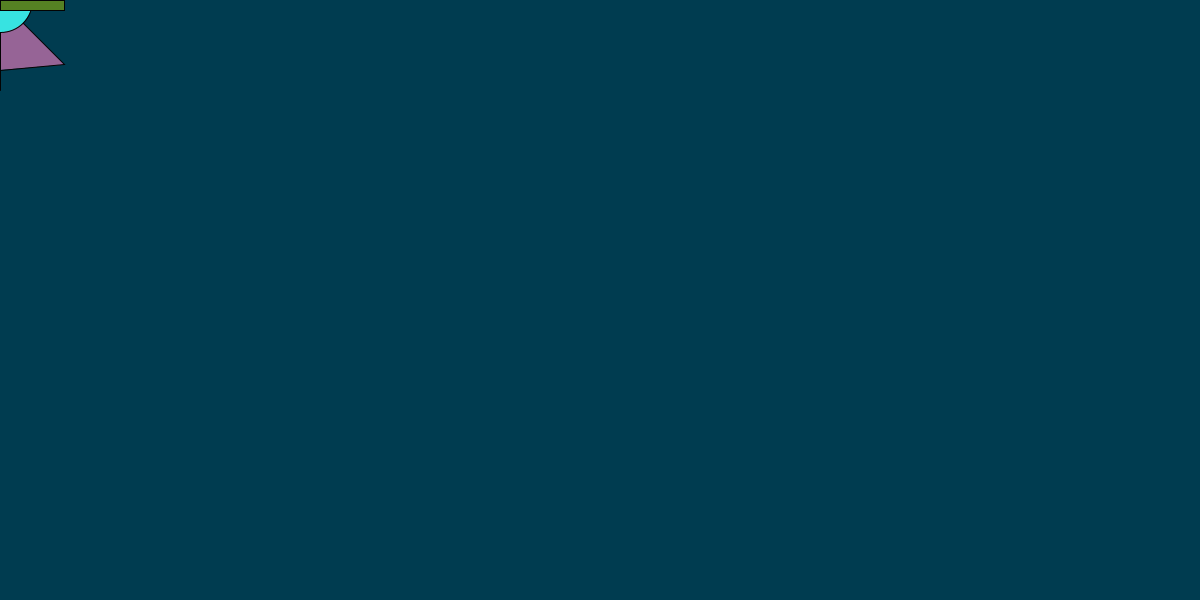
Frame 1 (no input)
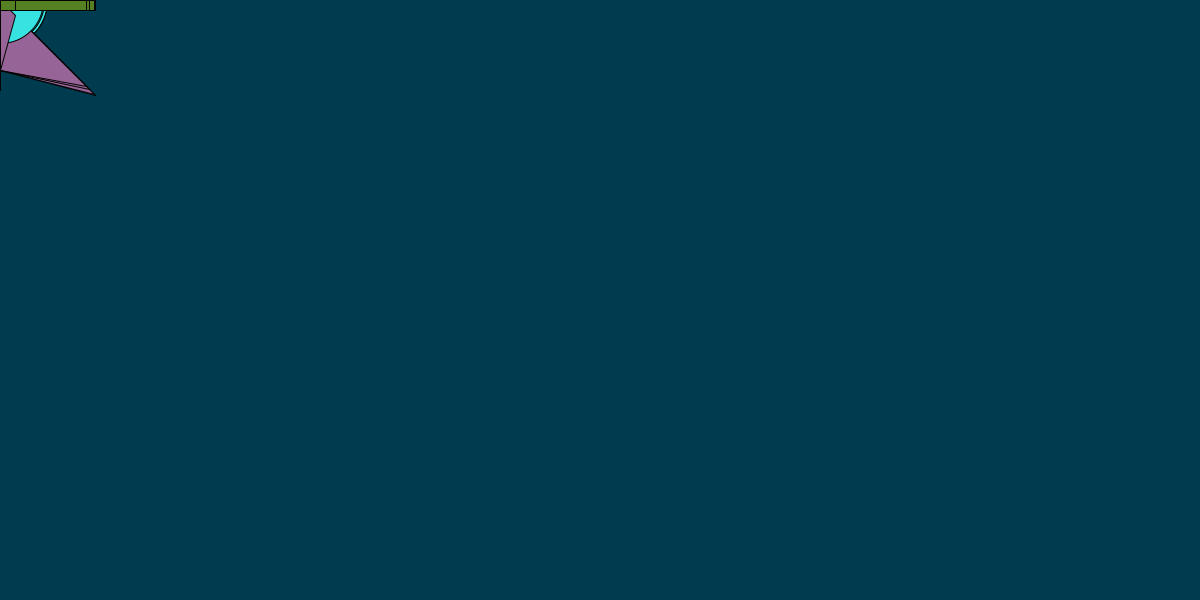
Frame 60 (the mouse pressed at the canvas centre just before this capture)
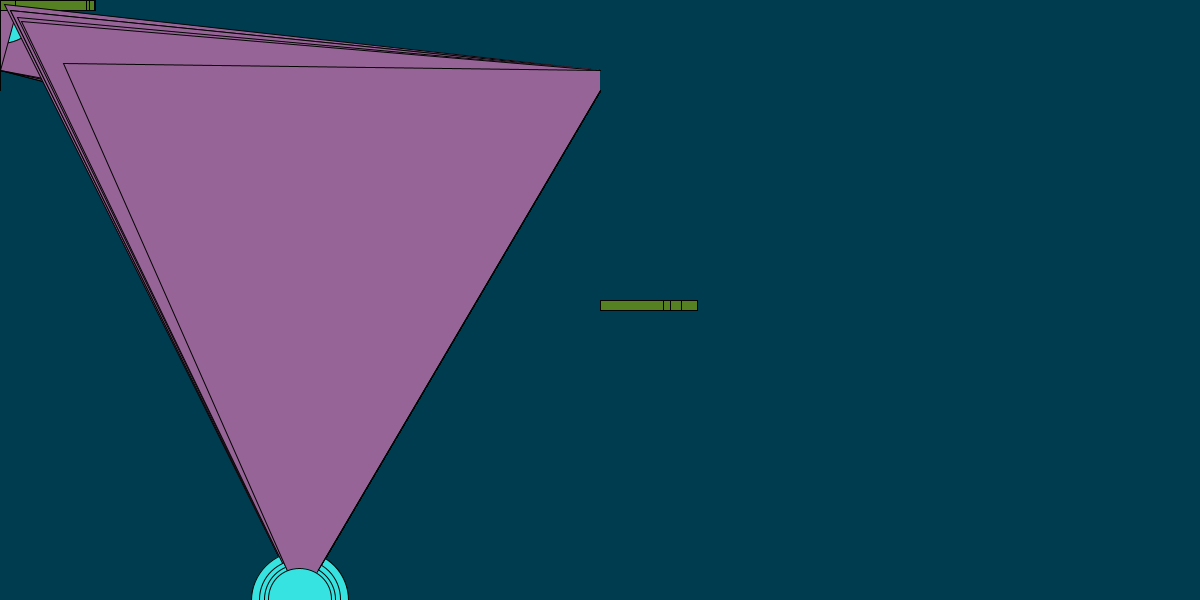
Frame 120 (the mouse held since frame 60 and released just before this capture)

The Processing sketch that drew these frames (run headless with seeded random() and noise(); from frame 60 on, the mouse is pressed at the canvas centre):

// Processing sketch: processing_72318
// ── processing_72318.pde

//SelinErgeneli  
//Introduction to Digital Media Fall 2012
//SectionB
//9/11/2012


float randomDiameter=5;
int growingDiameter=50;
int randomBlue=0;
boolean boolGrowing=false;

void setup() {

  size(1200, 600);
  background(0, 60, 80);
  stroke(3);
}

void draw() {
  fill(150, 100, 150); 
  randomDiameter=random(100);
  beginShape();
  vertex(mouseX, 70);
  vertex(randomDiameter, randomDiameter);
  vertex(mouseY, mouseX);
  vertex(mouseX, 90);
  endShape();

fill(55,227,225);
  ellipse(mouseY, mouseX, randomDiameter, randomDiameter);

  if (boolGrowing==true) {
    if (growingDiameter<50) {
      growingDiameter++;
    }
  }
  else {
    growingDiameter=5;
    
    fill(85,129,35);
    smooth();
    rect(mouseX,mouseY,randomDiameter, 10);
    rect(mouseY,mouseX,randomDiameter,10);
    
  }
}




void mouseClicked() {
}
